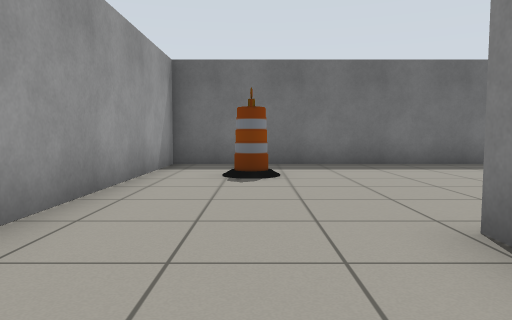
View 1 (above)

19 first-person views from a walk through a world built for the Gazebo simulator. The camera is 0.72 m above the floor, tilts 4° down and sees 70° across. The floor is counted in squares, 1 m on a side. Each view is taken from the middle of a square. On the plan, view 1 faces up. The plan holds only what a view shows up to about 11 squares ahead; the rest is blank.

View 2
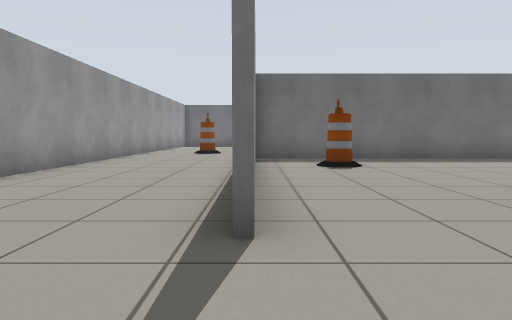

View 3
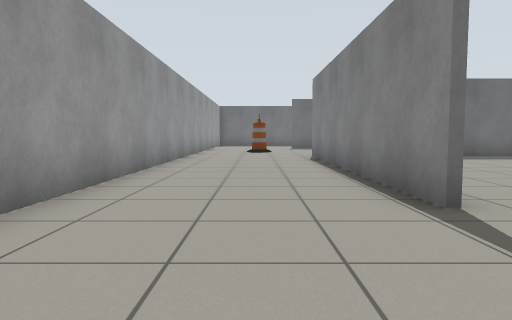

View 4
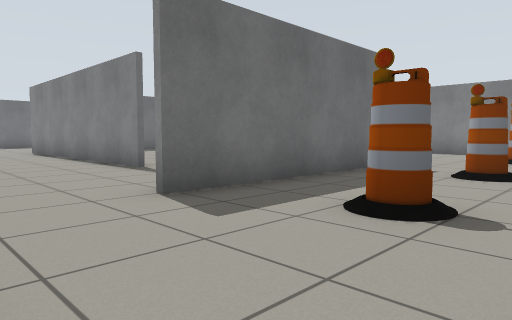

View 5
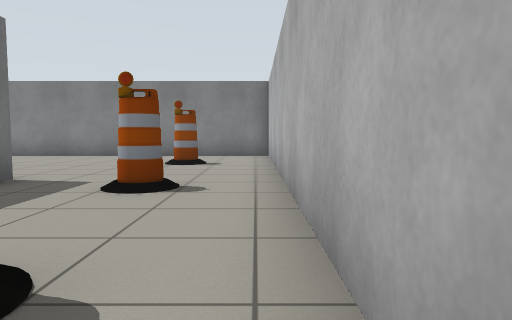

View 6
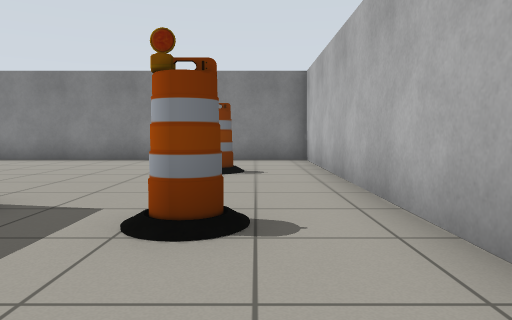

View 7
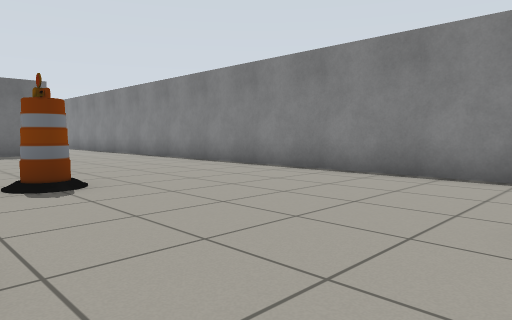

View 8
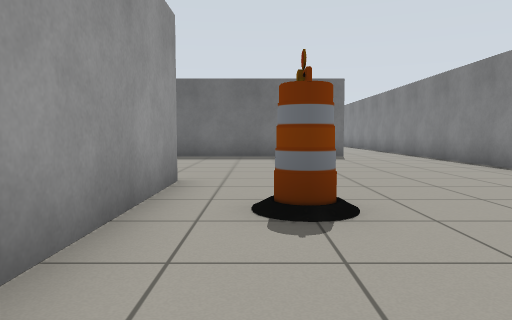

View 9
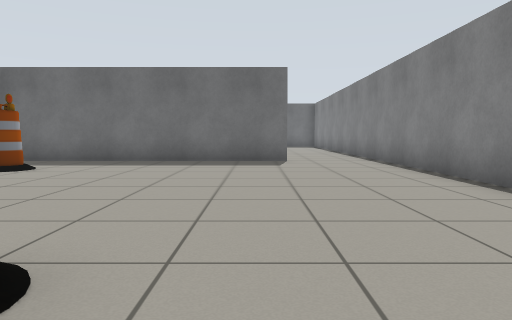

View 10
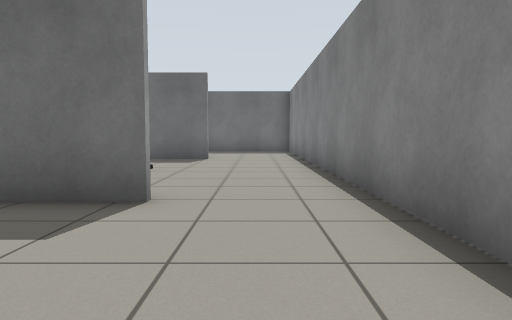

View 11
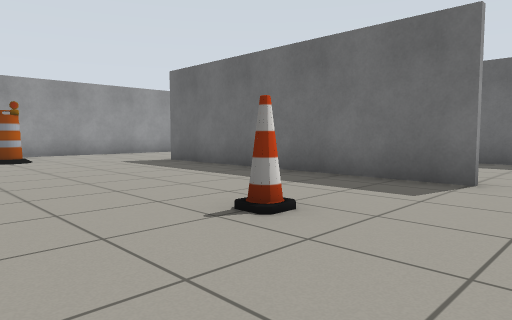

View 12
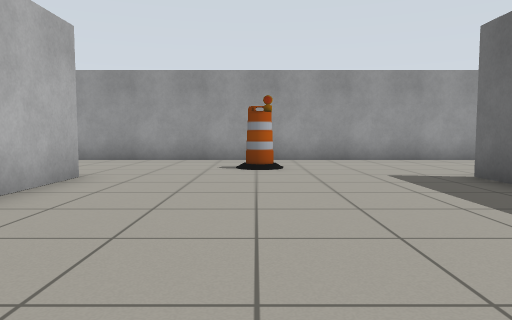

View 13
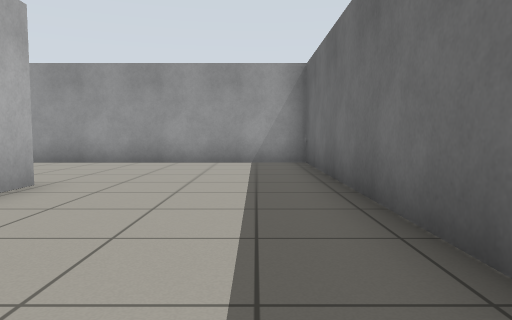

View 14
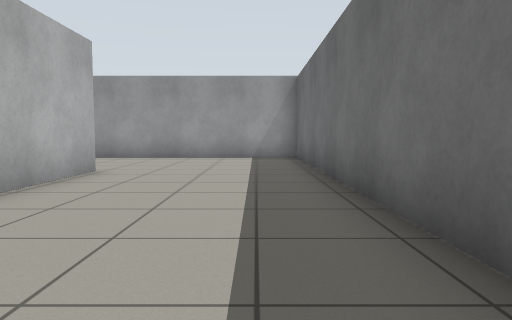

View 15
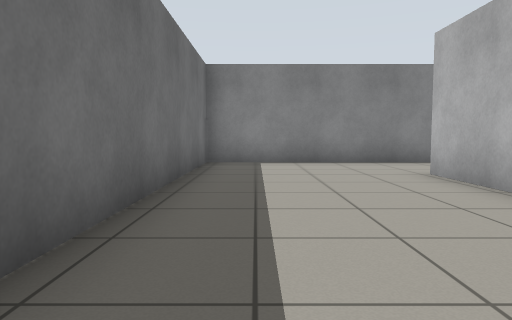

View 16
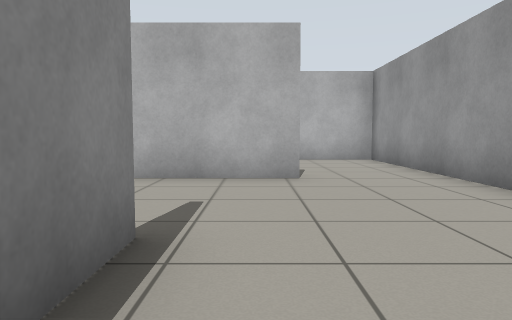

View 17
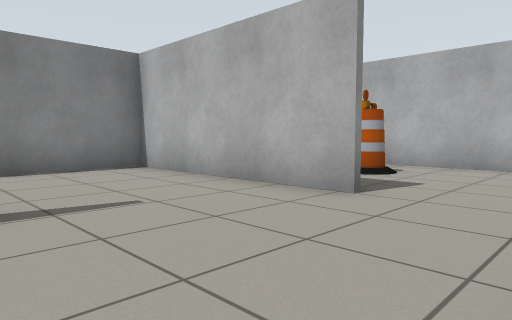

View 18
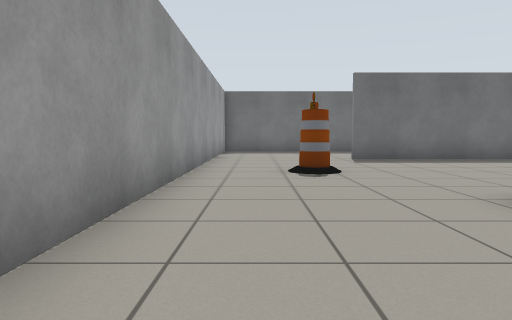

View 19
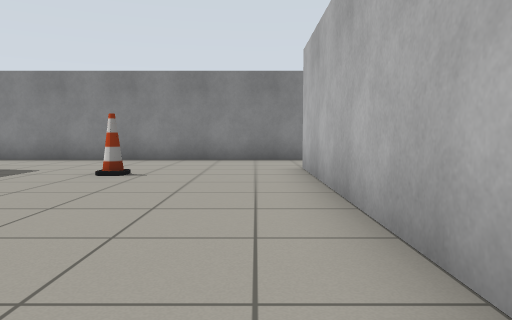

### Floor plan
Points are (right, up) in squares from view 1. A wall is a line through its corners. A room is listed if a view was taken in it or the views show most of it. See-through windows are left out.
Room 1 (views 1, 2, 3, 4, 5, 6, 7, 8, 9, 10, 11, 12, 13, 14, 15, 16, 17, 18, 19)
walls: (-2.2, 9) (5.9, 9); (1.8, 2.6) (1.8, -1.4); (5.9, 8.9) (-2, 8.9) (-2, 2.8); (-2.2, 0.4) (-2.2, 8.1); (3.4, 15.8) (5.6, 15.8); (-2.2, 15.8) (0.6, 15.8); (5.6, 15.7) (-2.2, 15.7); (1.9, -3.1) (-3.7, -3.1); (-3.7, -3) (1.6, -3) (1.6, -0.2); (-6.3, -1.6) (-6.3, -7.4) (8.4, -7.4) (8.4, 20.3) (-6.3, 20.3) (-6.3, 0.2)
objects: barrel (-4, 12); barrel (-3, -6) to (-3, -5); barrel (0, 6); barrel (1, -5); barrel (3, 0) to (4, 1); barrel (5, -5); cone (5, 13)

Where each view was taken, in squares from view 1:
view 1: 0 up, 0 right, facing up
view 2: 2 down, 2 left, facing up
view 3: 3 down, 4 left, facing up
view 4: 7 down, 6 left, facing up-right
view 5: 7 down, 4 left, facing right
view 6: 6 down, 2 left, facing right
view 7: 5 down, 2 right, facing up-right
view 8: 3 down, 3 right, facing up
view 9: 1 down, 5 right, facing up
view 10: 5 up, 7 right, facing up
view 11: 10 up, 7 right, facing up-left
view 12: 12 up, 4 right, facing left
view 13: 19 up, 3 right, facing left
view 14: 19 up, 5 right, facing left
view 15: 19 up, 1 left, facing right
view 16: 3 up, 3 left, facing down
view 17: 1 up, 6 left, facing down-right
view 18: 5 up, 5 left, facing up
view 19: 10 up, 2 left, facing right
